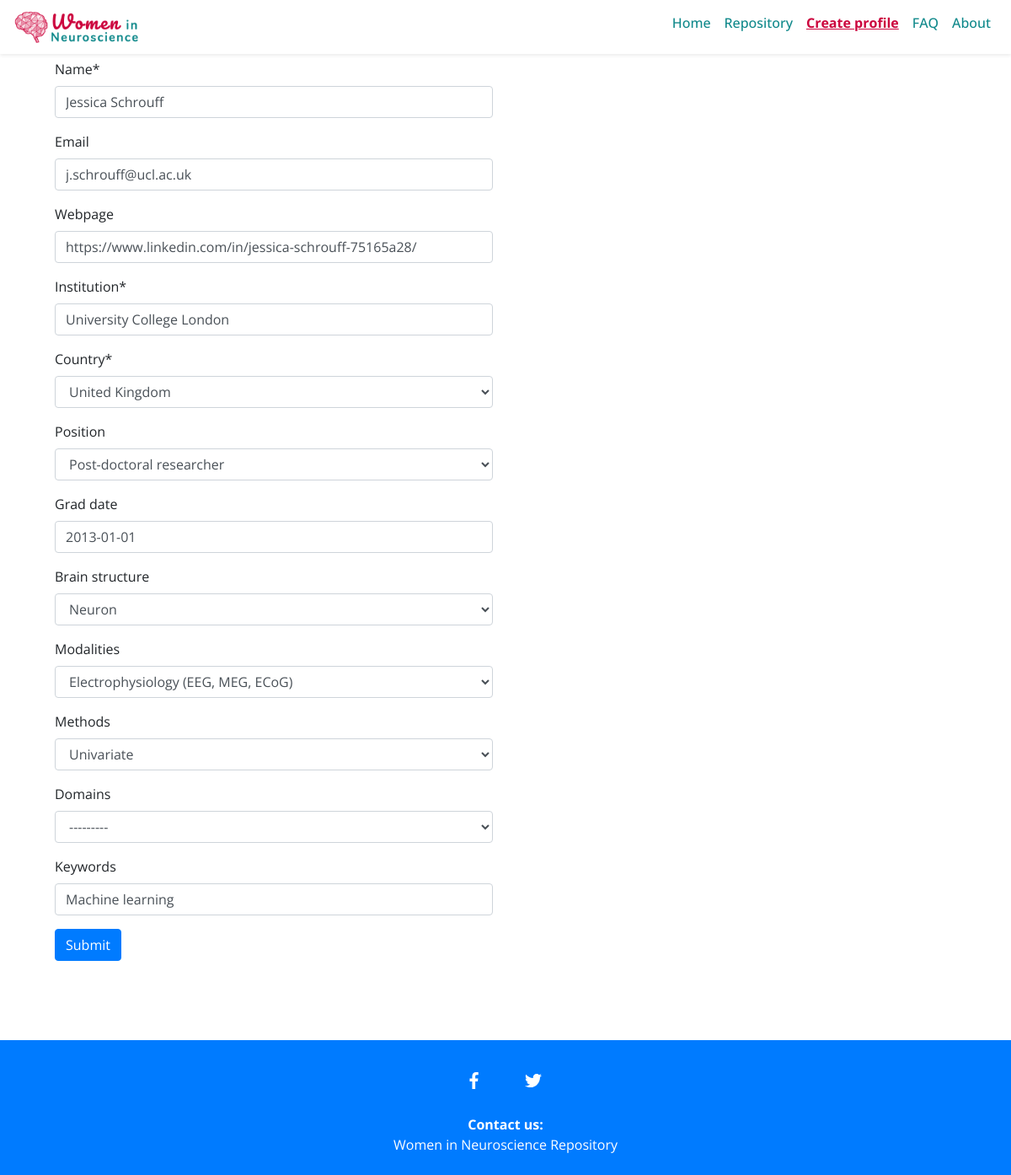
Page /list/1/edit on the committed database.
### profiles/models.py (models this page shows, shortened)
class Profile(models.Model):
    PHD = 'PhD student'
    MDR = 'Medical Doctor'
    PDR = 'Post-doctoral researcher'
    SRE = 'Senior researcher/ scientist'
    LEC = 'Lecturer'
    ATP = 'Assistant Professor'
    ACP = 'Associate Professor'
    PRF = 'Professor'
    DIR = 'Group leader/ Director/ Head of Department'
    POSITION_CHOICES = (
        (PHD, 'PhD student'),
        (MDR, 'Medical Doctor'),
        (PDR, 'Post-doctoral researcher'),
        (SRE, 'Senior researcher/ scientist'),
        (LEC, 'Lecturer'),
        (ATP, 'Assistant Professor'),
        (ACP, 'Associate Professor'),
        (PRF, 'Professor'),
        (DIR, 'Group leader/ Director/ Head of Department')
    )
    STRUCTURE_CHOICES = (
        ('N', 'Neuron'),
        ('L', 'Layer'),
        ('C', 'Column'),
        ('R', 'Region'),
        ('W', 'Whole Brain')
    )
    MODALITIES_CHOICES = (
        ('EP', 'Electrophysiology (EEG, MEG, ECoG)'),
        ('MR', 'MRI'),
        ('PE', 'PET'),
        ('DT', 'DTI'),
        ('BH', 'Behavioural'),
        ('ET', 'Eye Tracking'),
        ('BS', 'Brain Simulation'),
        ('GT', 'Genetics'),
        ('FN', 'fNIRS')
    )
    METHODS_CHOICES = (
        ('UV', 'Univariate'),
        ('MV', 'Multivariate'),
        ('PM', 'Predictive Models'),
        ('DC', 'DCM'),
        ('CT', 'Connectivity'),
        ('CM', 'Computational Modeling')
    )
    DOMAIN_CHOICES = (
        ('CG', 'Cognition (general)'),
        ('SL', 'Sleep'),
        ('CN', 'Consciousness'),
        ('MM', 'Memory'),
        ('SS', 'Sensory'),
        ('LG', 'Language'),
        ('EM', 'Emotion'),
        ('PN', 'Pain'),
        ('LE', 'Learning'),
        ('DV', 'Developmental'),
        ('CL', 'Clinical (general)'),
        ('DM', 'Dementia'),
        ('PK', 'Parkinson'),
        ('PS', 'Psychiatry'),
        ('AD', 'Addiction'),
        ('ON', 'Oncology'),
        ('DD', 'Degenerative diseases'),
    )
    name = models.CharField(max_length=100, blank=False)
    email = models.EmailField(blank=True)
    webpage = models.URLField(blank=True)
    institution = models.CharField(max_length=100, blank=False)
    country = models.ForeignKey(Country, on_delete=models.CASCADE)
    position = models.CharField(max_length=50, choices=POSITION_CHOICES, blank=True)
    grad_date = models.DateField(null=True, blank=True)
    brain_structure = MultiSelectField(choices=STRUCTURE_CHOICES, blank=True)
    modalities = MultiSelectField(choices=MODALITIES_CHOICES, blank=True)
    methods = MultiSelectField(choices=METHODS_CHOICES, blank=True)
    domains = MultiSelectField(choices=DOMAIN_CHOICES, blank=True)
    keywords = models.CharField(max_length=250, blank=True)
    publish_date = models.DateTimeField(default=timezone.now)
    last_updated = models.DateTimeField(auto_now=True)

class Country(models.Model):
    code = models.CharField(max_length=3, blank=False, unique=True)
    name = models.CharField(max_length=60, blank=False)
    is_under_represented = models.BooleanField(default=False)
    class Meta:
        verbose_name_plural = "countries"
    def __str__(self):
        return self.name

### profiles/views.py (the view, shortened to what this page needs)
# urls.py: path('list/<int:pk>/edit', views.UpdateProfile.as_view(), name='edit'),
class UpdateProfile(SuccessMessageMixin, generic.UpdateView):
    model = Profile
    fields = [
        'name',
        'email',
        'webpage',
        'institution',
        'country',
        'position',
        'grad_date',
        'brain_structure',
        'modalities',
        'methods',
        'domains',
        'keywords',
    ]
    success_message = "The profile for %(name)s was updated successfully"

### profiles/templates/profiles/profile_form.html (shortened to what this page needs)
{% extends "base.html" %}
{% load bootstrap4 %}
{% load static %}
{% load crispy_forms_tags %}
{% block css %}
	{{ block.super }}
	<link rel="stylesheet" type="text/css" href="{% static 'profiles/css/style.css' %}" />
{% endblock css %}
{% block nav-create-classes %}active{% endblock nav-create-classes %}
{% block content %}
<div class="col-lg-6 col-lg-offset-3">
    <form action="" method="post">
        {{ form|crispy }}
        {% buttons %}
        <button type="submit" class="btn btn-primary">
            Submit
        </button>
        {% endbuttons %}
    </form>
</div>
{% endblock content %}

### static/css/global.css (style rules this page uses)
body { font-family:'Open Sans', 'Lato', sans-serif; }

### rows in the picture
Profile: name "Jessica Schrouff", email "j.schrouff@ucl.ac.uk", webpage "https://www.linkedin.com/in/jessica-schrouff-75165a28/", institution "University College London", country "United Kingdom", position "Post-doctoral researcher", grad_date "2013-01-01", brain_structure "Neuron", modalities "Electrophysiology (EEG, MEG, ECoG)", methods "Univariate", domains "---------", keywords "Machine learning"
